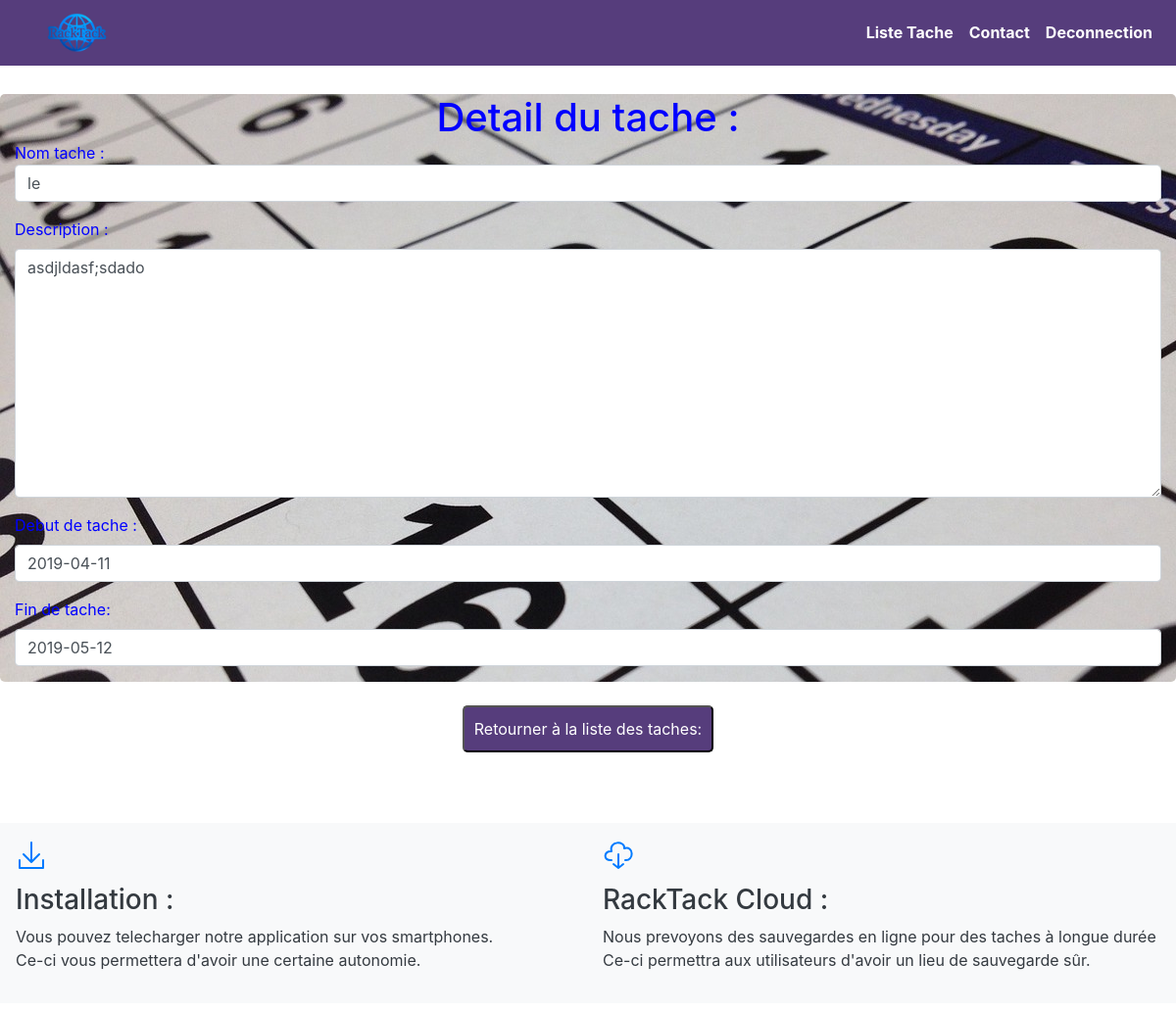
The app's page /racktack_app/list/5/detail/ with its own data.
### racktack_app/models.py (models this page shows, shortened)
class Task(models.Model):
	user = models.ForeignKey(User, default=0, on_delete=models.CASCADE)
	name_task = models.CharField(max_length=50)
	description = models.TextField()
	begin_time = models.DateField(blank=True)
	end_time = models.DateField(blank=True)
	updated = models.DateTimeField(auto_now=True, auto_now_add=False)
	timestamp = models.DateTimeField(auto_now=False, null=True, auto_now_add=True)

### racktack_app/views.py (the view)
# urls.py: path('list/<int:id>/detail/', views.detail, name="detail"),
def detail(request, id):
	instance = get_object_or_404(Task, id=id)
	form = TaskForm(data=request.POST or None, instance=instance)
	context = {
		'form': form
	}
	return render(request, 'detail.html', context)

### racktack_app/form.py
class TaskForm(ModelForm):
	class Meta:
		model = Task
		fields = ['name_task', 'description','begin_time', 'end_time']
		widgets = {
			'name_task': forms.TextInput(
				attrs={
					'class': 'form-control', 'placeholder': 'Entrer le nom de la tache'
				}
				),
			'description': forms.Textarea(
				attrs={
					'class': 'form-control', 'placeholder': 'Entrer la description'
				}
				),
			'begin_time': forms.DateInput(
				attrs={
					'class': 'form-control', 'placeholder': 'Date de debut'
				}
				),
			'end_time': forms.DateInput(
				attrs={
					'class': 'form-control', 'placeholder': 'Date de fin'
				}
				)
		}

### templates/detail.html (shortened to what this page needs)
{% extends 'head1.html' %}
{% load static %}
{% block content %}
<br><br><br><br>
<div class="col-md-12 col-xl-12 col-lg-12 col-sm-12" style="background-image: url({% static 'calendrier2.jpg' %}); border-radius: 5px 5px 5px 5px;">
	<h1 style="color: blue;">Detail du tache : {{ name_task }}</h1>
	<div>
		<div class="row ">
	        <diV class="col-md-12 col-xl-12 col-lg-12 col-sm-12">
	            <labe style="color: blue;">Nom tache :</labe> <p >{{ form.name_task }} </p>
	        </diV>
	    </div>
	    <div class="row">
	        <div class="col-md-12 col-xl-12 col-lg-12 col-sm-12">
	            <label style="color: blue;">Description :</label> <p>{{ form.description }}</p>
	        </div>
	    </div>
	    <div class="row">
	        <div class="col-md-12 col-xl-12 col-lg-12 col-sm-12">
	            <label style="color: blue;">Debut de tache :</label> <p>{{ form.begin_time }}</p>
	        </div>
	    </div>
	    <div class="row">
	        <div class="col-md-12 col-xl-12 col-lg-12 col-sm-12">
	            <label style="color: blue;">Fin de tache:</label> <p>{{form.end_time}}</p>
	        </div>
	    </div>
	</div>
</div>
<br>
<div class="row">
	<div class="col-md-12 col-xl-12 col-lg-12 col-sm-12 d-flex justify-content-center">
	<button><a href="{% url 'racktack_app:list' %}" style="color: white;">Retourner à la liste des taches:</a></button>
	</div>
</div>
<br><br><br>
{% endblock %}

### static/style.css (style rules this page uses)
body { background-color: #fff; overflow-x: hidden; }
button { background-color: #563d7c; padding: 10px 10px 10px 10px; border-radius: 5px 5px 5px 5px; color: white; }
h1 { text-align: center; margin: auto; }

### records on screen
Task: name_task "le", description "asdjldasf;sdado", begin_time "2019-04-11", end_time "2019-05-12"
